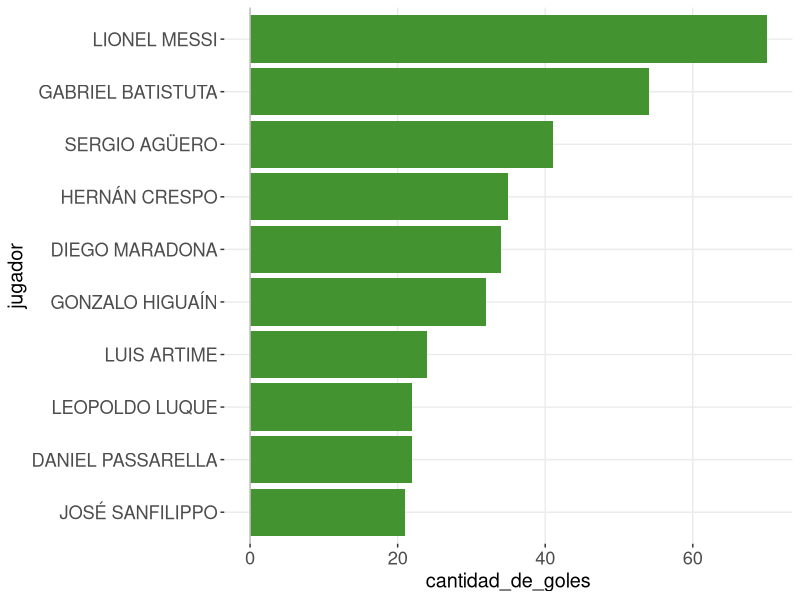

Write R code to recreate this figure.
library(tidyverse)

df <- data.frame(
  jugador           = c("JOSÉ SANFILIPPO", "LEOPOLDO LUQUE" , "DANIEL PASSARELLA", 
                        "LUIS ARTIME"    , "GONZALO HIGUAÍN", "DIEGO MARADONA", 
                        "HERNÁN CRESPO"  , "SERGIO AGÜERO"  , "GABRIEL BATISTUTA", 
                        "LIONEL MESSI"),
  cantidad_de_goles = c(21, 22, 22, 24, 32, 34, 35, 41, 54, 70)
) %>% arrange( - cantidad_de_goles)

var  = "jugador"
frec = "cantidad_de_goles"
color.grp = "#439430"

  ggplot(df, aes(x = factor(get(var), levels = rev(df[, var])), y = df[, frec])) + # Definir x e y, y re-ordenar los niveles
  geom_bar(stat = "identity", fill = color.grp) + #Indicar que es un Grafico de barras
  scale_fill_manual("") +
  scale_x_discrete(name = paste(var)) + # Nombre de la variable categorica
  scale_y_continuous(name = paste(frec)) + # Nombre de la variable respuesta
  theme_bw() + # Quitar el color de fondo
  coord_flip() + # Rotar el grafico
  #{if(! var %in% categoricas_ordinales)coord_flip()} + # Rotar el grafico
  geom_hline(yintercept = 0, color = "grey", size = .5) +
  theme(panel.border = element_blank(),  
        panel.grid.minor   = element_blank(), 
        panel.background   = element_blank(),
        axis.text.y        = element_text(size = rel(1.5)),
        axis.text.x        = element_text(size = rel(1.5)),
        axis.title.x       = element_text(size = rel(1.3)),
        axis.title.y       = element_text(size = rel(1.3))
  )
